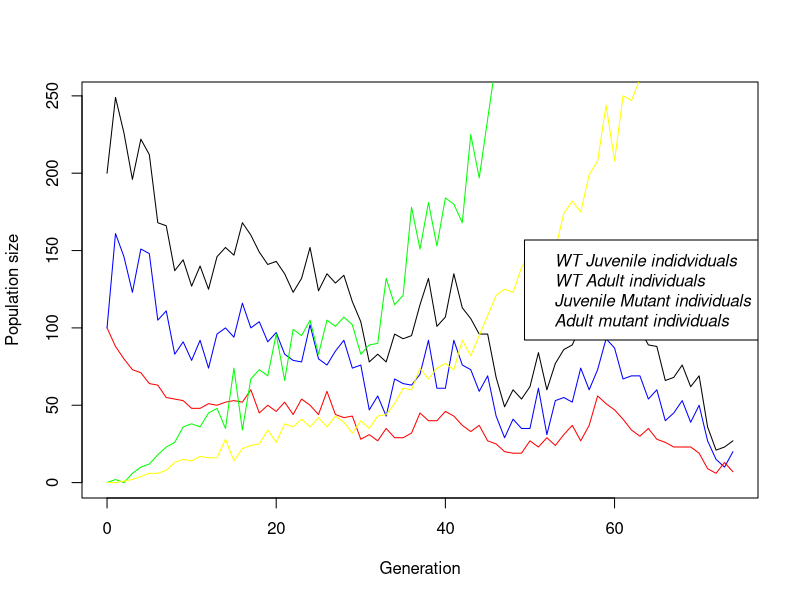
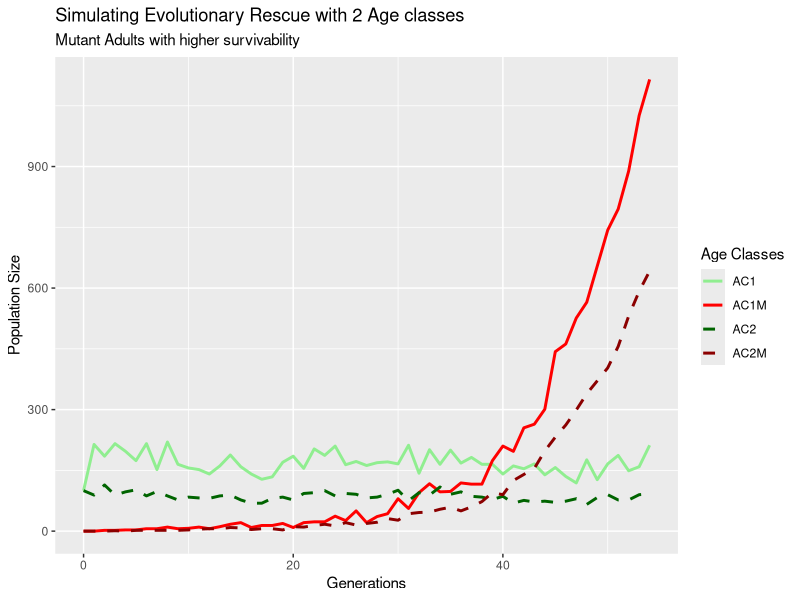
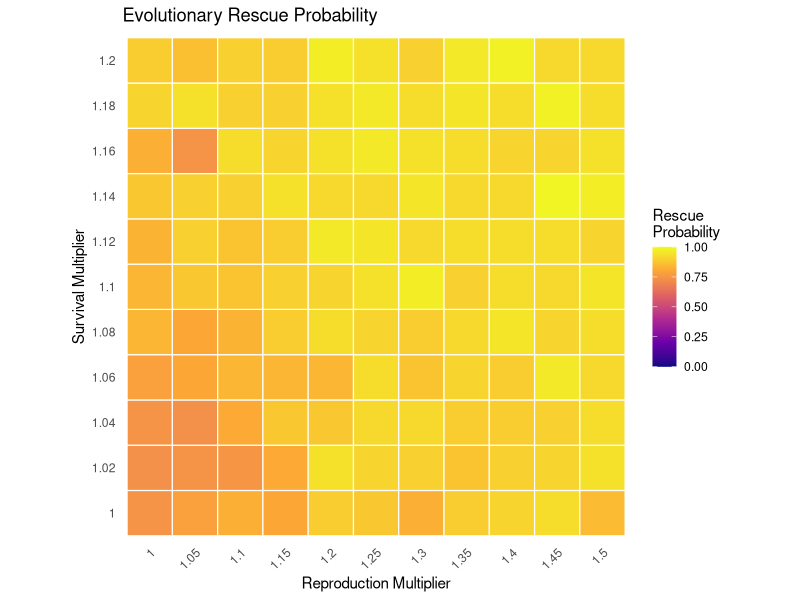

The R source for these figures, in order: (Note: this script raises an error after producing the figures.)
## ---- chunk 1
# Simulate WT-Population without any mutations and stochasticity
simulate_one_gen <- function(N_j0, N_a0,N_j0M, N_a0M, R_a, R_aM, S_j, S_jM, S_a, S_aM, mu){
  N_a0 <- max(N_a0, 0)
  New_jtM <- max(rpois(1, N_a0 * mu * R_a), 0)
  N_jt <- max(rpois(1, R_a * N_a0) - New_jtM, 0) #calculating number of WT juvenile individuals.
  
  N_at <- max(rpois(1, S_j * N_j0 + S_a * N_a0), 0) #calculating number of adult individuals
  
  
  N_jtM <- max(rpois(1, N_a0M * R_aM) + New_jtM, 0) # calculating number of Mutant juveniles
  N_atM <- max (rpois(1, N_j0M * S_jM + S_aM * N_a0M), 0) # calculating number of Mutant adults
  
  return(c(N_jt, N_at, N_jtM, N_atM))
}
print(simulate_one_gen(100, 100,0, 0, 2, 2, 0.1,0.1, 0.6, 0.6, 0.02))
## ---- chunk 2
simulate_pop <- function(N_j0, N_a0,N_j0M, N_a0M, R_a, R_aM, S_j, S_jM, S_a, S_aM, mu, t_max) {
   # Create the vector in which to save the results
  pop_vector <- c(N_j0, N_a0, N_j0M, N_a0M) 
  # initiate the variables
  pop_new <- c(N_j0, N_a0, N_j0M, N_a0M)
  
  # run the simulation until generation t_max
  for (i in 1:t_max+1) {
    # redefine the current population one generation later
    pop_new <- simulate_one_gen(pop_new[1],pop_new[2],pop_new[3],pop_new[4], R_a,R_aM, S_j, S_jM, S_a, S_aM, mu)
    
    # add the new population sizes to the output vector
    pop_vector <- rbind(pop_vector,pop_new)
    # condition to stop the simulation before t_max: either the population exceeds 1.5 times the original population size, or it goes extinct
    if ( (pop_new[1]+pop_new[2]+ pop_new[3]+pop_new[4] >=10*(N_j0+ N_a0 + N_j0M+ N_a0M)) | (pop_new[1]+pop_new[2]+ pop_new[3]+pop_new[4]==0)) break }
  
  # add row and column names
  colnames(pop_vector) <- c("AC1", "AC2", "AC1M", "AC2M")
  rownames(pop_vector) <- (0:t_max)[1:length(pop_vector[,1])]
  
  return(pop_vector)
}
print(tail(simulate_pop(100, 100, 0,0, 2.5,2.5, 0.2,0.2, 0.6,0.6, 0.001, 1500)))


 
## ---- chunk 3
output <- simulate_pop(100, 100, 0,0, 1.8,2.5, 0.2,0.2, 0.6,0.6, 0.009, 1500)
print(tail(output))

x_range <- 0:(length(output[,1])-1)
# this plots the total population size
plot(x_range,output[,1]+output[,2],type='l',ylim=c(0,max(output[,1]+output[,2])),xlab = "Generation",ylab = "Population size")
# add number of Juvenile WT individuals
lines(x_range,output[,1], col="blue")
# add number of adult WT individuals
lines(x_range,output[,2], col="red")
#number of Juvenile Mutant individuals 
lines(x_range,output[,3], col = "green")
#number of adult mutant individuals
lines(x_range,output[,4], col = "yellow")

legend("right",
       c("WT Juvenile indidviduals", "WT Adult individuals", "Juvenile Mutant individuals", "Adult mutant individuals"),
       text.font = 3)
## ---- chunk 4
install.packages("dplyr")
install.packages("tidyr")
install.packages("ggplot2")
## ---- chunk 5


library(ggplot2)
library(dplyr)
library(tidyr)

# having the simulation set as a variable
sim_data <- simulate_pop(100, 100, 0, 0, 2,2, 0.2, 0.2, 0.6, 0.8, 0.01, 1500)

#Convert matrix to Dataframe to help analysis
df <- as.data.frame(sim_data)

# these steps were generated using ai help: The rownames are the Generation numbers. Let's make them a proper column.
df$Generation <- as.numeric(rownames(df))

# Reshape from Wide to Long format for ggplot
# This creates a column "Age_Class" (AC1, AC2, etc.) and "Population_Size". 

#pivot_longer syntaxc first define what data you are looking at. here we are looking at df our data frame. cols defines which columns to convert into the long format. we want to convert our Age class collumns into long format. names_to defines what the new column name should be. 

df_long <- pivot_longer(
  df, 
  cols = c("AC1", "AC2", "AC1M", "AC2M"), 
  names_to = "Age_Class", 
  values_to = "Population_Size"
)


print(df_long)

ggplot(df_long, aes(x = Generation, y = Population_Size, color = Age_Class, linetype = Age_Class)) +
  geom_line(linewidth = 1) +
  scale_color_manual(values = c(
    "AC1" = "lightgreen",
    "AC2" = "darkgreen",
    "AC1M" = "red",
    "AC2M" = "darkred")) +
  labs(title = "Simulating Evolutionary Rescue with 2 Age classes", subtitle = "Mutant Adults with higher survivability" , x = "Generations", y = "Population Size", color = "Age Classes", linetype = "Age Classes")+
  scale_linetype_manual(values = c(
    "AC1" = 1,
    "AC1M" = 1,
    "AC2" = 2,
    "AC2M" = 2))
  


## ---- chunk 6
#N_j0, N_a0,N_j0M, N_a0M, R_a, R_aM, S_j, S_jM, S_a, S_aM, mu, t_max
# set some parameters to fixed values
N_j0 <- 50
N_a0 <- 50
N_j0M <- 0
N_a0M <- 0
R_a <- 2
R_aM <- 2
mu <- 0.01
t_max <- 1000




# determine how often to run the simulation for each set of parameters
no_replicates <- 100

# initialize data table - where to collect the results
data_table <- c()

# Doing a parameter sweep
for (selection_on_jM in c(TRUE,FALSE)){
  for (s_coeff in seq(1, 2, 0.01)){
    S_j <- 0.2
    S_jM <- S_j * ifelse(selection_on_jM, s_coeff, 1)
    S_a <- 0.5
    S_aM <- S_a * ifelse(selection_on_jM, 1, s_coeff)
    
   
    i<-1
    repeat {
      # increase counter by one
      i<-i+1
      # run the simulation once
      one_run <- simulate_pop(N_j0, N_a0,N_j0M, N_a0M, R_a, R_aM, S_j, S_jM, S_a, S_aM, mu, t_max)
      # determine total population sizes
      total_size <- one_run[,1]+one_run[,2] +one_run[,3]+one_run[,4]
      # determine minimum population size
      min_size <- min(total_size)
      # determine (first) generation at which this population size occurred
      min_gen <- as.numeric(which(total_size==min_size)[1])
      # enter the data into the table
      data_table <- rbind(data_table,c(s_coeff,ifelse(selection_on_jM, "on_juv", "on_adults"),min_gen,min_size)) # note that we add the varying parameters (decay rate and selection coefficient) to the table too
      # stop the repeated computation after no_replicates times
      if(i>no_replicates) break
    }
  }  
}
 
# define column names of data table
colnames(data_table) <- c("s_coeff","ac_s","min_gen","no_min")
# show the first lines of the output





#define WT leslie matrix and get growth-rate

l_matrix_WT <- matrix(c(
  0, R_a,
  S_j, S_a
), nrow = 2, byrow = TRUE)

all_eigen <- eigen(l_matrix_WT)
growth_rate_WT <- max(Re(all_eigen$values))
l_matrix_WT
growth_rate_WT

# define WT leslie matrix and get growth-rate
l_matrix_Mut <- matrix(c(
  0, R_aM,
  S_jM, S_aM
), nrow = 2, byrow = TRUE)

all_eigen <- eigen(l_matrix_Mut)
growth_rate_Mut <- max(Re(all_eigen$values))
l_matrix_Mut
growth_rate_Mut

#making the matrix a table and making some values numeric to be able to calculate with them
df <- as.data.frame(data_table)
df$s_coeff <- as.numeric(df$s_coeff)
df$min_gen <- as.numeric(df$min_gen)
df$no_min <- as.numeric(df$no_min)

df$rescued <- df$no_min != 0

#try if the basic principle of gettint the resque-probability works
df_filter <- df[df$s_coeff == 1 & df$ac_s == "on_juv",]
print(mean(df_filter$rescued))

#creating a empty table to put the stuff to plot in
plot_table <- c()
for(x in unique(df$ac_s)){
 for(s in unique(df$s_coeff)){
  df_filter <- df[df$s_coeff == s & df$ac_s == x,]
  plot_table <- rbind(plot_table, c(mean(df_filter$rescued), x, s))
 } 
}

colnames(plot_table) <- c("resque prob.","ac_s","s_coeff")


## ---- chunk 7
# 1. Define resident matrix
# define WT leslie matrix and get growth rate
  l_matrix_WT <- matrix(c(
    0, R_a,
    S_j, S_a
  ), nrow = 2, byrow = TRUE)
  
  all_eigen <- eigen(l_matrix_WT)
  growth_rate_WT <- max(Re(all_eigen$values))
  l_matrix_WT
  growth_rate_WT

# define Mut leslie matrix and getting growth rate
  R_aM <- 1.5 * R_a
  S_jM <- 1.2 * S_j
  S_aM <- 1.2 * S_a
  l_matrix_Mut <- matrix(c(
    0, R_aM,
    S_jM, S_aM
  ), nrow = 2, byrow = TRUE)
  
  all_eigen <- eigen(l_matrix_Mut)
  growth_rate_Mut <- max(Re(all_eigen$values))
  l_matrix_Mut
  growth_rate_Mut

# 2. Function to compute required reproduction multiplier (reproduction_advantage) for a given survival multiplier (survival_advantage)
  find_repro_multiplier <- function(survival_advantage, matrix, target_lambda) {
    F1 <- matrix[1, 1]
    F2 <- matrix[1, 2]
    P1 <- matrix[2, 1]
    P2 <- matrix[2, 2]
    
    num <- target_lambda^2 - survival_advantage * P2 * target_lambda
    den <- F1 * target_lambda - survival_advantage * (F1 * P2 - F2 * P1)
    
    return(num / den)
  }

# Example: If survival increases by 20% (s = 1.2), what must r be?
s_val <- 1.2
r_val <- find_repro_multiplier(s_val, l_matrix_WT, 1.2)

r_val

## ---- chunk 8

# --- 1. BASE PARAMETERS ---
N_j0 <-50
N_a0 <- 50
N_j0M <- 0
N_a0M <- 0
R_a <- 2
S_j <- 0.2
S_a <- 0.5
mu <- 0.01
t_max <- 1000



# Simulation repetitions
no_replicates <- 100

#data table initializing
data_table <- c()

# loop over reproduction selection
for (repro_val in seq(1,1.5,0.05)) {
  
  # loop over survival selection
  for (surv_val in seq(1, 1.2, 0.02)) {
    
    # Calculate modified rates based on current loop values
    current_R_aM <- R_a * repro_val
    current_S_aM <- S_j * surv_val
    current_S_jM <- S_a * surv_val
    
    # reset counter for replicates
    i <- 1
    
    repeat {
      # run the simulation once with the modified parameters
      one_run <- simulate_pop(N_j0, N_a0, N_j0M, N_a0M, 
                              R_a, current_R_aM, 
                              S_j, current_S_jM, 
                              S_a, current_S_aM, 
                              mu, t_max)
      
      # determine total population sizes
      total_size <- one_run[,1] + one_run[,2] + one_run[,3] + one_run[,4]
      
      # determine minimum population size
      min_size <- min(total_size)
      
      # determine (first) generation at which this population size occurred
      min_gen <- as.numeric(which(total_size == min_size)[1])
      
      # enter the data into the table
      data_table <- rbind(data_table, c(repro_val, surv_val, min_gen, min_size))
      
      # stop the repeated computation after no_replicates times
      if (i >= no_replicates) break
      
      # increase counter by one
      i <- i + 1
    }
  }
}

# define column names of data table
colnames(data_table) <- c("repro_multiplier", "surv_multiplier", "min_gen", "min_size")

# Convert to data frame
data_table_analysis <- as.data.frame(data_table)
# Add "rescued" column
data_table_analysis$rescued <- data_table_analysis$min_size != 0



summary_table <- c()
for(x in unique(data_table_analysis$repro_multiplier)){
  for(s in unique(data_table_analysis$surv_multiplier)){
    data_table_filter <- data_table_analysis[data_table_analysis$repro_multiplier == x & data_table_analysis$surv_multiplier == s,]
    summary_table <- rbind(summary_table, c(mean(data_table_filter$rescued), x, s))
  } 
}

colnames(summary_table) <- c("resque probability", "repro_multiplier", "surv_multiplier")



## ---- chunk 9
# 1. Convert summary_table to a clean data frame with numeric types
heatmap_df <- as.data.frame(summary_table)
colnames(heatmap_df) <- c("rescue_prob", "repro_multiplier", "surv_multiplier")
heatmap_df$rescue_prob      <- as.numeric(heatmap_df$rescue_prob)
heatmap_df$repro_multiplier <- as.numeric(heatmap_df$repro_multiplier)
heatmap_df$surv_multiplier  <- as.numeric(heatmap_df$surv_multiplier)

# 2. Generate the heatmap with ggplot2
ggplot(heatmap_df, aes(x = factor(repro_multiplier), y = factor(surv_multiplier), fill = rescue_prob)) +
  geom_tile(color = "white", linewidth = 0.4) +
  scale_fill_viridis_c(
    limits = c(0, 1), 
    option = "plasma", 
    name = "Rescue\nProbability"
  ) +
  labs(
    title = "Evolutionary Rescue Probability",
    x = "Reproduction Multiplier",
    y = "Survival Multiplier"
  ) +
  theme_minimal() +
  theme(
    axis.text.x = element_text(angle = 45, hjust = 1, vjust = 1),
    panel.grid = element_blank()
  ) +
  coord_fixed()
## ---- chunk 10

# define column names of data table
colnames(data_table) <- c("repro_multiplier", "surv_multiplier", "min_gen", "min_size", "extinct")

# Convert to data frame
data_table_analysis <- as.data.frame(data_table)

# show the first lines of the output
print((data_table_analysis))


library(dplyr)
summary_table <- data_table_analysis %>%
  group_by(repro_multiplier, surv_multiplier) %>%
  summarize(
    probability_survival = 1 - mean(extinct),
    avg_rescue_speed = mean(min_gen),
    avg_min_population = mean(min_size)
  )

print(summary_table)
